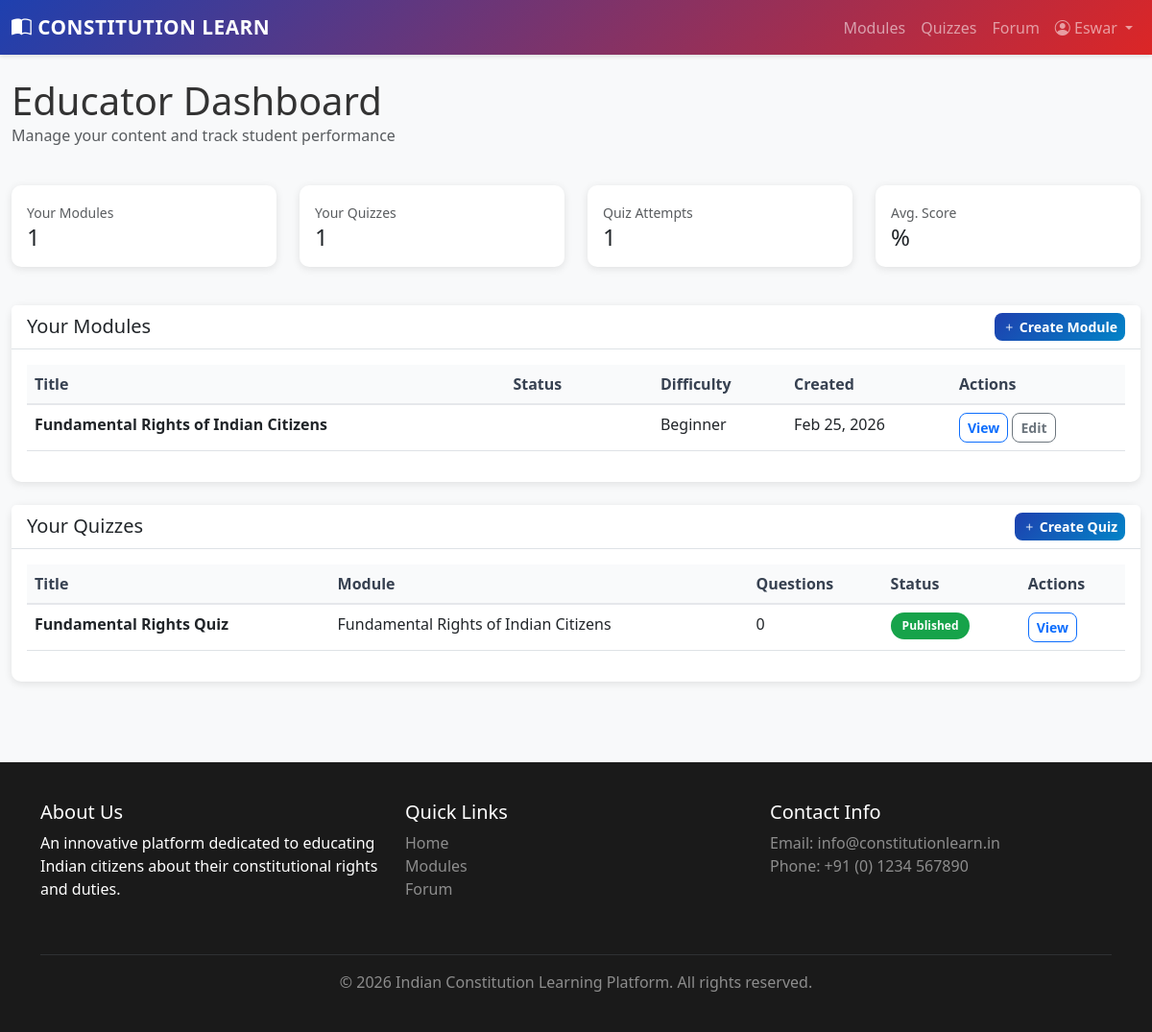
The page /dashboard/educator/ (signed in) on the database its author committed.
### core/models.py (models this page shows, shortened)
class CustomUser(AbstractUser):
    ROLE_CHOICES = [
        ('admin', 'Administrator'),
        ('educator', 'Educator'),
        ('citizen', 'Citizen'),
    ]
    role = models.CharField(
        max_length=20,
        choices=ROLE_CHOICES,
        default='citizen',
        help_text='User role in the platform'
    )
    bio = models.TextField(
        blank=True,
        null=True,
        help_text='User biography'
    )
    profile_image = models.ImageField(
        upload_to='profiles/',
        blank=True,
        null=True,
        help_text='User profile picture'
    )
    is_email_verified = models.BooleanField(
        default=False,
        help_text='Email verification status'
    )
    created_at = models.DateTimeField(auto_now_add=True)
    updated_at = models.DateTimeField(auto_now=True)
    class Meta:
        db_table = 'custom_user'
        verbose_name = 'User'
        verbose_name_plural = 'Users'
        ordering = ['-created_at']
        indexes = [
            models.Index(fields=['role']),
            models.Index(fields=['email']),
        ]
    def is_educator(self):
        return self.role == 'educator'

class LearningModule(models.Model):
    STATUS_CHOICES = [
        ('draft', 'Draft'),
        ('published', 'Published'),
        ('archived', 'Archived'),
    ]
    title = models.CharField(
        max_length=255,
        unique=True,
        help_text='Module title'
    )
    description = models.TextField(help_text='Module description')
    content = models.TextField(help_text='Module main content')
    slug = models.SlugField(
        unique=True,
        help_text='URL-friendly identifier'
    )
    created_by = models.ForeignKey(
        CustomUser,
        on_delete=models.SET_NULL,
        null=True,
        related_name='created_modules',
        help_text='Educator who created this module'
    )
    status = models.CharField(
        max_length=20,
        choices=STATUS_CHOICES,
        default='draft',
        help_text='Publication status'
    )
    order = models.PositiveIntegerField(
        default=0,
        help_text='Display order'
    )
    image = models.ImageField(
        upload_to='modules/',
        blank=True,
        null=True,
        help_text='Module cover image'
    )
    attachment = models.FileField(
        upload_to='modules/attachments/',
        blank=True,
        null=True,
        help_text='Additional PDF or document'
    )
    difficulty_level = models.CharField(
        max_length=20,
        choices=[
            ('beginner', 'Beginner'),
            ('intermediate', 'Intermediate'),
            ('advanced', 'Advanced'),
        ],
        default='beginner',
        help_text='Difficulty level'
    )
    estimated_time = models.PositiveIntegerField(
        default=15,
        help_text='Estimated reading time in minutes'
    )
    created_at = models.DateTimeField(auto_now_add=True)
    updated_at = models.DateTimeField(auto_now=True)
    published_at = models.DateTimeField(null=True, blank=True)
    class Meta:
        db_table = 'learning_module'
        verbose_name = 'Learning Module'
        verbose_name_plural = 'Learning Modules'
        ordering = ['order', '-created_at']
        indexes = [
            models.Index(fields=['status', 'order']),
            models.Index(fields=['slug']),
        ]

class Quiz(models.Model):
    DIFFICULTY_CHOICES = [
        ('easy', 'Easy'),
        ('medium', 'Medium'),
        ('hard', 'Hard'),
    ]
    title = models.CharField(
        max_length=255,
        help_text='Quiz title'
    )
    description = models.TextField(help_text='Quiz description')
    module = models.ForeignKey(
        LearningModule,
        on_delete=models.CASCADE,
        related_name='quizzes',
        help_text='Associated learning module'
    )
    created_by = models.ForeignKey(
        CustomUser,
        on_delete=models.SET_NULL,
        null=True,
        related_name='created_quizzes',
        help_text='Educator who created quiz'
    )
    difficulty = models.CharField(
        max_length=20,
        choices=DIFFICULTY_CHOICES,
        default='medium',
        help_text='Quiz difficulty'
    )
    total_questions = models.PositiveIntegerField(
        default=0,
        help_text='Total number of questions (auto-calculated)'
    )
    passing_score = models.PositiveIntegerField(
        default=60,
        validators=[MinValueValidator(0), MaxValueValidator(100)],
        help_text='Minimum score to pass (%)'
    )
    time_limit = models.PositiveIntegerField(
        null=True,
        blank=True,
        help_text='Time limit in minutes'
    )
    is_published = models.BooleanField(
        default=False,
        help_text='Quiz visibility'
    )
    shuffle_questions = models.BooleanField(
        default=True,
        help_text='Randomize question order'
    )
    show_answers = models.BooleanField(
        default=True,
        help_text='Show correct answers after completion'
    )
    max_attempts = models.PositiveIntegerField(
        null=True,
        blank=True,
        help_text='Maximum attempts (null = unlimited)'
    )
    created_at = models.DateTimeField(auto_now_add=True)
    updated_at = models.DateTimeField(auto_now=True)
    class Meta:
        db_table = 'quiz'
        verbose_name = 'Quiz'
        verbose_name_plural = 'Quizzes'
        ordering = ['-created_at']
        indexes = [
            models.Index(fields=['module', 'is_published']),
        ]

### core/views.py (the view)
# urls.py: path('dashboard/educator/', views.educator_dashboard, name='educator_dashboard'),
@login_required(login_url='login')
def educator_dashboard(request):
    if request.user.role != 'educator':
        return HttpResponseForbidden('Access denied.')
    context = {
        'modules': LearningModule.objects.filter(created_by=request.user),
        'quizzes': Quiz.objects.filter(created_by=request.user),
        'total_attempts': QuizAttempt.objects.filter(quiz__created_by=request.user).count(),
        'avg_score': QuizAttempt.objects.filter(
            quiz__created_by=request.user,
            is_passed=True
        ).aggregate(Avg('percentage'))['percentage__avg'],
    }
    return render(request, 'core/dashboard/educator_dashboard.html', context)

### templates/core/dashboard/educator_dashboard.html (shortened to what this page needs)
{% extends "base.html" %}
{% block content %}
<div class="container-fluid">
    <div class="row mb-4">
        <div class="col">
            <h1 class="mb-0">Educator Dashboard</h1>
            <p class="text-muted">Manage your content and track student performance</p>
        </div>
    </div>
    <div class="row mb-4">
        <div class="col-md-3 mb-3">
            <div class="card border-0 shadow-sm">
                <div class="card-body">
                    <small class="text-muted">Your Modules</small>
                    <h4 class="mb-0">{{ modules.count }}</h4>
                </div>
            </div>
        </div>
        <div class="col-md-3 mb-3">
            <div class="card border-0 shadow-sm">
                <div class="card-body">
                    <small class="text-muted">Your Quizzes</small>
                    <h4 class="mb-0">{{ quizzes.count }}</h4>
                </div>
            </div>
        </div>
        <div class="col-md-3 mb-3">
            <div class="card border-0 shadow-sm">
                <div class="card-body">
                    <small class="text-muted">Quiz Attempts</small>
                    <h4 class="mb-0">{{ total_attempts }}</h4>
                </div>
            </div>
        </div>
        <div class="col-md-3 mb-3">
            <div class="card border-0 shadow-sm">
                <div class="card-body">
                    <small class="text-muted">Avg. Score</small>
                    <h4 class="mb-0">{{ avg_score|default:"N/A"|floatformat:1 }}%</h4>
                </div>
            </div>
        </div>
    </div>
    <div class="row mb-4">
        <div class="col-12">
            <div class="card border-0 shadow-sm">
                <div class="card-header bg-white border-bottom d-flex justify-content-between align-items-center">
                    <h5 class="mb-0">Your Modules</h5>
                    <a href="{% url 'module_create' %}" class="btn btn-sm btn-primary">
                        <i class="bi bi-plus"></i> Create Module
                    </a>
                </div>
                <div class="card-body">
                    {% if modules %}
                    <div class="table-responsive">
                        <table class="table">
                            <thead class="table-light">
                                <tr>
                                    <th>Title</th>
                                    <th>Status</th>
                                    <th>Difficulty</th>
                                    <th>Created</th>
                                    <th>Actions</th>
                                </tr>
                            </thead>
                            <tbody>
                                {% for module in modules %}
                                <tr>
                                    <td><strong>{{ module.title }}</strong></td>
                                    <td><span class="badge bg-{{ module.status }}">{{ module.get_status_display }}</span></td>
                                    <td>{{ module.get_difficulty_level_display }}</td>
                                    <td>{{ module.created_at|date:"M d, Y" }}</td>
                                    <td>
                                        <a href="{% url 'module_detail' module.slug %}" class="btn btn-sm btn-outline-primary">View</a>
                                        <a href="{% url 'module_edit' module.slug %}" class="btn btn-sm btn-outline-secondary">Edit</a>
                                    </td>
                                </tr>
                                {% endfor %}
                            </tbody>
                        </table>
                    </div>
                    {% else %}
                    <p class="text-center text-muted py-4">No modules created yet</p>
                    {% endif %}
                </div>
            </div>
        </div>
    </div>
    <div class="row">
        <div class="col-12">
            <div class="card border-0 shadow-sm">
                <div class="card-header bg-white border-bottom d-flex justify-content-between align-items-center">
                    <h5 class="mb-0">Your Quizzes</h5>
                    <a href="{% url 'quiz_create' %}" class="btn btn-sm btn-primary">
                        <i class="bi bi-plus"></i> Create Quiz
                    </a>
                </div>
                <div class="card-body">
                    {% if quizzes %}
                    <div class="table-responsive">
                        <table class="table">
                            <thead class="table-light">
                                <tr>
                                    <th>Title</th>
                                    <th>Module</th>
                                    <th>Questions</th>
                                    <th>Status</th>
                                    <th>Actions</th>
                                </tr>
                            </thead>
                            <tbody>
                                {% for quiz in quizzes %}
                                <tr>
                                    <td><strong>{{ quiz.title }}</strong></td>
                                    <td>{{ quiz.module.title }}</td>
                                    <td>{{ quiz.total_questions }}</td>
                                    <td>
                                        {% if quiz.is_published %}
                                        <span class="badge bg-success">Published</span>
                                        {% else %}
                                        <span class="badge bg-warning">Draft</span>
                                        {% endif %}
                                    </td>
                                    <td>
                                        <a href="{% url 'quiz_detail' quiz.pk %}" class="btn btn-sm btn-outline-primary">View</a>
                                    </td>
                                </tr>
                                {% endfor %}
                            </tbody>
                        </table>
                    </div>
                    {% else %}
                    <p class="text-center text-muted py-4">No quizzes created yet</p>
                    {% endif %}
                </div>
            </div>
        </div>
    </div>
</div>
{% endblock %}

### templates/base.html (shortened to what this page needs)
<!DOCTYPE html>
<html lang="en">
<head>
    <link href="https://cdn.jsdelivr.net/npm/bootstrap@5.3.0/dist/css/bootstrap.min.css" rel="stylesheet">
    <link rel="stylesheet" href="https://cdn.jsdelivr.net/npm/bootstrap-icons@1.11.0/font/bootstrap-icons.css">
    {% load static %}
    <link rel="stylesheet" href="{% static 'css/style.css' %}">
</head>
<body>
    <nav class="navbar navbar-expand-lg navbar-dark sticky-top">
        <div class="container-fluid">
            <a class="navbar-brand" href="{% url 'home' %}">
                <i class="bi bi-book-half"></i> Constitution Learn
            </a>
            <div class="collapse navbar-collapse" id="navbarNav">
                <ul class="navbar-nav ms-auto">
                    <li class="nav-item">
                        <a class="nav-link" href="{% url 'module_list' %}">Modules</a>
                    </li>
                    <li class="nav-item">
                        <a class="nav-link" href="{% url 'quiz_list' %}">Quizzes</a>
                    </li>
                    <li class="nav-item">
                        <a class="nav-link" href="{% url 'thread_list' %}">Forum</a>
                    </li>
                    {% if user.is_authenticated %}
                        <li class="nav-item dropdown">
                            <a class="nav-link dropdown-toggle" href="#" id="navbarDropdown" role="button" data-bs-toggle="dropdown">
                                <i class="bi bi-person-circle"></i> {{ user.username }}
                            </a>
                        </li>
                    {% endif %}
                </ul>
            </div>
        </div>
    </nav>
    <main class="py-4">
        {% block content %}{% endblock %}
    </main>
    <footer>
        <div class="container">
            <div class="row">
                <div class="col-md-4 mb-4">
                    <h5>About Us</h5>
                    <p>An innovative platform dedicated to educating Indian citizens about their constitutional rights and duties.</p>
                </div>
                <div class="col-md-4 mb-4">
                    <h5>Quick Links</h5>
                    <ul class="list-unstyled">
                        <li><a href="{% url 'home' %}" class="text-decoration-none text-white-50">Home</a></li>
                        <li><a href="{% url 'module_list' %}" class="text-decoration-none text-white-50">Modules</a></li>
                        <li><a href="{% url 'thread_list' %}" class="text-decoration-none text-white-50">Forum</a></li>
                    </ul>
                </div>
                <div class="col-md-4 mb-4">
                    <h5>Contact Info</h5>
                    <p class="text-white-50">
                        Email: info@constitutionlearn.in<br>
                        Phone: +91 (0) 1234 567890
                    </p>
                </div>
            </div>
            <hr class="border-secondary">
            <div class="text-center">
                <p class="text-white-50 mb-0">&copy; 2026 Indian Constitution Learning Platform. All rights reserved.</p>
            </div>
        </div>
    </footer>
</body>
</html>

### rows shown on the page
CustomUser: username "Eswar"
LearningModule: title "Fundamental Rights of Indian Citizens", difficulty_level "Beginner", created_at "Feb 25, 2026"
Quiz: title "Fundamental Rights Quiz", module "Fundamental Rights of Indian Citizens", total_questions "0", is_published "Published"

### other values the page prints
{{ modules.count }} "1"
{{ quizzes.count }} "1"
{{ total_attempts }} "1"
